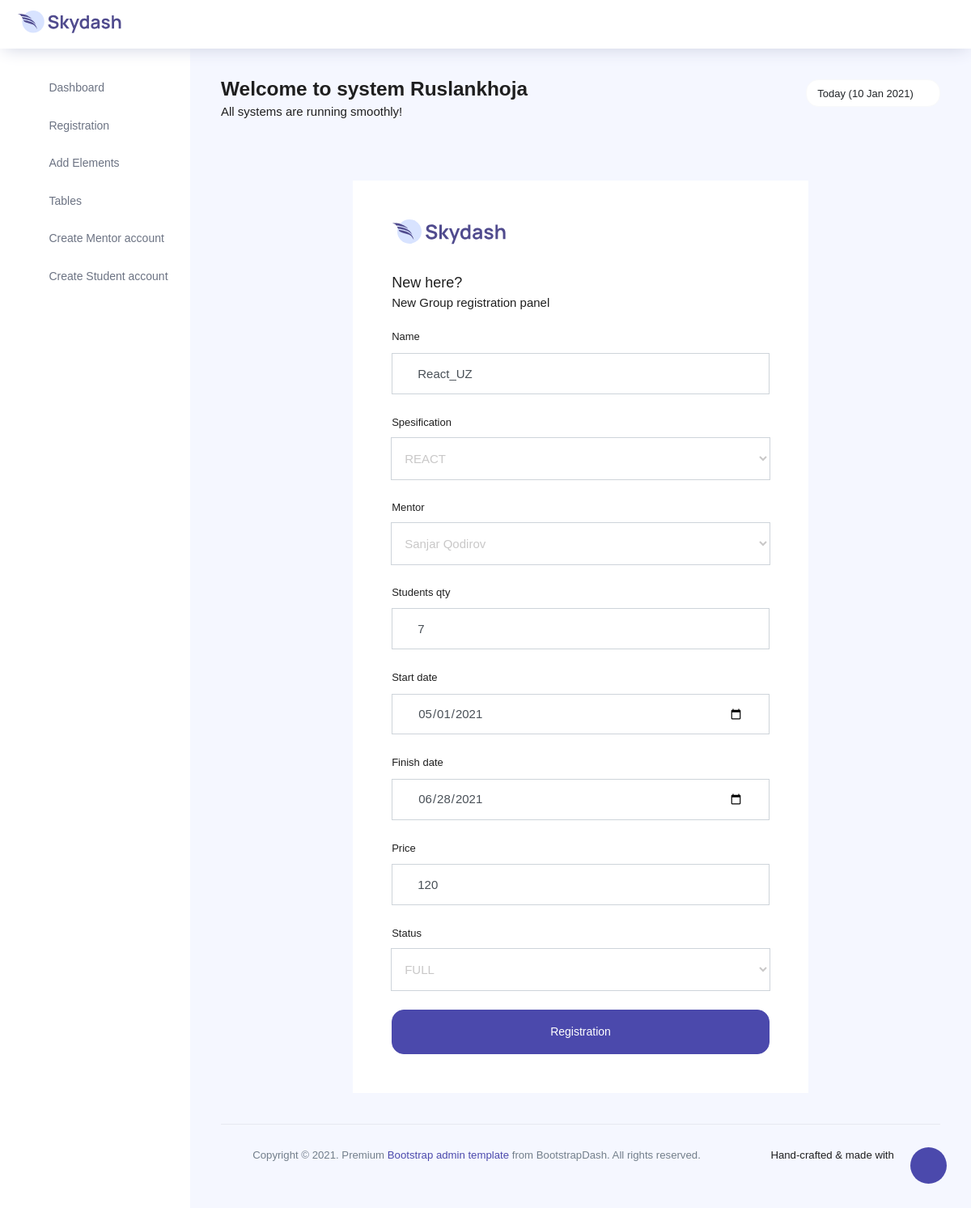
The app's page /update/3/ (signed in) with its own data.
### dashboardapp/models.py (models this page shows, shortened)
class Course(models.Model):
    SPES_CHOICE = [
        ("HTML", "HTML"),
        ("JS", "JS"),
        ("PYTHON", "PYTHON"),
        ("REACT", "REACT"),
        ("DJANGO", "DJANGO"),
    ]
    STATUS_CHOICE = [
        ("NO", "NO"),
        ("FULL", "FULL"),
        ("PART", "PART"),
    ]
    name = models.CharField(max_length=50)
    spes = models.CharField(max_length=7, choices=SPES_CHOICE, default="HTML")
    mentor = models.ForeignKey(Mentor, on_delete=SET_NULL, null=True, blank=True)
    student_qty = models.PositiveIntegerField(blank=True, null=True)
    start = models.DateField(blank=True, null=True)
    finish = models.DateField(blank=True, null=True)
    price = models.PositiveIntegerField(blank=True, null=True)
    status = models.CharField(max_length=5, choices=STATUS_CHOICE, default="NO")

### dashboardapp/views.py (the view)
# urls.py: path('update/<str:pk>/', views.updateCourse, name="update"),
@login_required(login_url='login')
def updateCourse(request, pk):
    course = Course.objects.get(id=pk)
    form = CourseRegistrationForm(instance=course)
    if request.method == 'POST':
        form = CourseRegistrationForm(request.POST, instance=course)
        if form.is_valid():
            form.save()
            return redirect('groups_table')
    context = {
        'form': form
    }
    return render(request, 'dashboardapp/add_course.html', context)

### dashboardapp/forms.py
class CourseRegistrationForm(forms.ModelForm):
    class Meta:
        model = Course
        fields = ['name', 'spes', 'mentor', 'student_qty', 'start', 'finish', 'price', 'status']

### dashboardapp/models.py (called while the page is built)
    def __str__(self):
        return self.fullname

### dashboardapp/templates/dashboardapp/add_course.html (shortened to what this page needs)
{% extends "dashboardapp/base.html" %}
{% load static %}
{% load widget_tweaks %}
{% block content %}
{% if request.user.is_superuser %}
  <div class="container-scroller">
    <div class="container-fluid page-body-wrapper full-page-wrapper">
      <div class="content-wrapper d-flex align-items-center auth px-0">
        <div class="row w-100 mx-0">
          <div class="col-lg-8 mx-auto">
            <div class="auth-form-light text-left py-5 px-4 px-sm-5">
              <div class="brand-logo">
                <img src="{% static 'images/logo.svg' %}" alt="logo">
              </div>
              <h4>New here?</h4>
              <h6 class="font-weight-light">New Group registration panel</h6>
              <form class="pt-3" action="" method="POST">
                <div class="form-group">
                  <label for="">Name</label>
                  {% render_field form.name type="text"  class="form-control form-control-lg" id="exampleInputUsername1" placeholder="Course name" %}
                </div>
                <div class="form-group">
                  <label for="">Spesification</label>
                  {% render_field form.spes type="dropdown" class="form-control form-control-lg" id="exampleFormControlSelect2" %}
                </div>
                <div class="form-group">
                  <label for="">Mentor</label>
                  {% render_field form.mentor type="dropdown" class="form-control form-control-lg" id="exampleFormControlSelect2" %}
                </div>
                <div class="form-group">
                  <label for="">Students qty</label>
                  {% render_field form.student_qty type="number" class="form-control form-control-lg" id="exampleInputEmail1" placeholder="Student quantity" %}
                </div>
                <div class="form-group">
                  <label for="">Start date</label>
                  {% render_field form.start type="date" class="form-control form-control-lg" id="exampleInputEmail1" %}
                </div>
                <div class="form-group">
                  <label for="">Finish date</label>
                  {% render_field form.finish type="date" class="form-control form-control-lg" id="exampleInputEmail1" %}
                </div>
                <div class="form-group">
                  <label for="">Price</label>
                  {% render_field form.price type="number" class="form-control form-control-lg" id="exampleInputEmail1" %}
                </div>
                <div class="form-group">
                    <label for="">Status</label>
                    {% render_field form.status type="dropdown" class="form-control form-control-lg" id="exampleFormControlSelect2" %}
                  </div>
                <div class="mt-3">
                  <button class="btn btn-block btn-primary btn-lg font-weight-medium auth-form-btn" type="submit">Registration</button>
                </div>
              </form>
            </div>
          </div>
        </div>
      </div>
    </div>
  </div>
  {% else %}
  ERORR
  {% endif %}
  {% endblock %}

### dashboardapp/templates/dashboardapp/base.html (shortened to what this page needs)
<!DOCTYPE html>
<html lang="en">
{% load static %}
<head>
  <link rel="stylesheet" href="{% static 'vendors/feather/feather.css' %}">
  <link rel="stylesheet" href="{% static 'vendors/ti-icons/css/themify-icons.css' %}">
  <link rel="stylesheet" href="{% static 'vendors/css/vendor.bundle.base.css' %}">
  <link rel="stylesheet" href="{% static 'vendors/datatables.net-bs4/dataTables.bootstrap4.css' %}">
  <link rel="stylesheet" href="https://use.fontawesome.com/releases/v5.7.0/css/all.css">
  <link rel="stylesheet" href="{% static 'vendors/ti-icons/css/themify-icons.css' %}">
  <link rel="stylesheet" type="{% static 'text/css" href="js/select.dataTables.min.css' %}">
  <link rel="stylesheet" href="{% static 'css/vertical-layout-light/style.css' %}">
</head>
<body>
  <div class="container-scroller">
    <nav class="navbar col-lg-12 col-12 p-0 fixed-top d-flex flex-row">
      <div class="text-center navbar-brand-wrapper d-flex align-items-center justify-content-center">
        <a class="navbar-brand brand-logo mr-5" href="{% url 'dashboard' %}"><img src="{% static 'images/logo.svg' %}" class="mr-2" alt="logo"/></a>
      </div>
      <div class="navbar-menu-wrapper d-flex align-items-center justify-content-end">
        <button class="navbar-toggler navbar-toggler align-self-center" type="button" data-toggle="minimize">
          <span class="icon-menu"></span>
        </button>
        <ul class="navbar-nav navbar-nav-right">
          <li class="nav-item nav-profile dropdown">
            <a class="icon-ellipsis" href="#" data-toggle="dropdown" id="profileDropdown">
            </a>
          </li>
        </ul>
      </div>
    </nav>
    <div class="container-fluid page-body-wrapper">
      <div class="theme-setting-wrapper">
        <div id="settings-trigger"><i class="ti-settings"></i></div>
      </div>
      <nav class="sidebar sidebar-offcanvas" id="sidebar">
        <ul class="nav">
          <li class="nav-item">
            <a class="nav-link" href="{% url 'dashboard' %}">
              <i class="icon-grid menu-icon"></i>
              <span class="menu-title">Dashboard</span>
            </a>
          </li>
          {% if request.user.is_superuser %}
          <li class="nav-item">
            <a class="nav-link" data-toggle="collapse" href="#auth" aria-expanded="false" aria-controls="auth">
              <i class="icon-head menu-icon"></i>
              <span class="menu-title">Registration</span>
              <i class="menu-arrow"></i>
            </a>
          </li>
          <li class="nav-item">
            <a class="nav-link" data-toggle="collapse" href="#ui-basic" aria-expanded="false" aria-controls="ui-basic">
              <i class="icon-layout menu-icon"></i>
              <span class="menu-title">Add Elements</span>
              <i class="menu-arrow"></i>
            </a>
          </li>
          {% endif %}
          <li class="nav-item">
            <a class="nav-link" data-toggle="collapse" href="#tables" aria-expanded="false" aria-controls="tables">
              <i class="icon-grid-2 menu-icon"></i>
              <span class="menu-title">Tables</span>
              <i class="menu-arrow"></i>
            </a>
          </li>
          {% if request.user.is_superuser %}
          <li class="nav-item">
            <a class="nav-link" href="{% url 'mentor_account' %}">
              <i class="icon-paper menu-icon"></i>
              <span class="menu-title">Create Mentor account</span>
            </a>
          </li>
          {% endif %}
          {% if request.user.is_superuser %}
          <li class="nav-item">
            <a class="nav-link" href="{% url 'student_account' %}">
              <i class="icon-paper menu-icon"></i>
              <span class="menu-title">Create Student account</span>
            </a>
          </li>
          {% endif %}
        </ul>
      </nav>
      <div class="main-panel">
        <div class="content-wrapper">
          <div class="row">
            <div class="col-md-12 grid-margin">
              <div class="row">
                <div class="col-12 col-xl-8 mb-4 mb-xl-0">
                  <h3 class="font-weight-bold">Welcome to system {{ request.user }}</h3>
                  <h6 class="font-weight-normal mb-0">All systems are running smoothly!</h6>
                </div>
                <div class="col-12 col-xl-4">
                 <div class="justify-content-end d-flex">
                  <div class="dropdown flex-md-grow-1 flex-xl-grow-0">
                    <button class="btn btn-sm btn-light bg-white dropdown-toggle" type="button" id="dropdownMenuDate2" data-toggle="dropdown" aria-haspopup="true" aria-expanded="true">
                      Today (10 Jan 2021)
                    </button>
                  </div>
                 </div>
                </div>
              </div>
            </div>
          </div>
          {% block content %}
          {% endblock %}
        <footer class="footer">
            <div class="d-sm-flex justify-content-center justify-content-sm-between">
            <span class="text-muted text-center text-sm-left d-block d-sm-inline-block">Copyright © 2021.  Premium <a href="https://www.bootstrapdash.com/" target="_blank">Bootstrap admin template</a> from BootstrapDash. All rights reserved.</span>
            <span class="float-none float-sm-right d-block mt-1 mt-sm-0 text-center">Hand-crafted & made with <i class="ti-heart text-danger ml-1"></i></span>
            </div>
        </footer>
        </div>
      </div>
    </div>
  </div>
</body>
</html>

### records on screen
Course: name "React_UZ", spes "REACT", mentor "Sanjar Qodirov", student_qty "7", start "05/01/2021", finish "06/28/2021", price "120", status "FULL"

### other values on screen
{{ request.user }} "Ruslankhoja"
